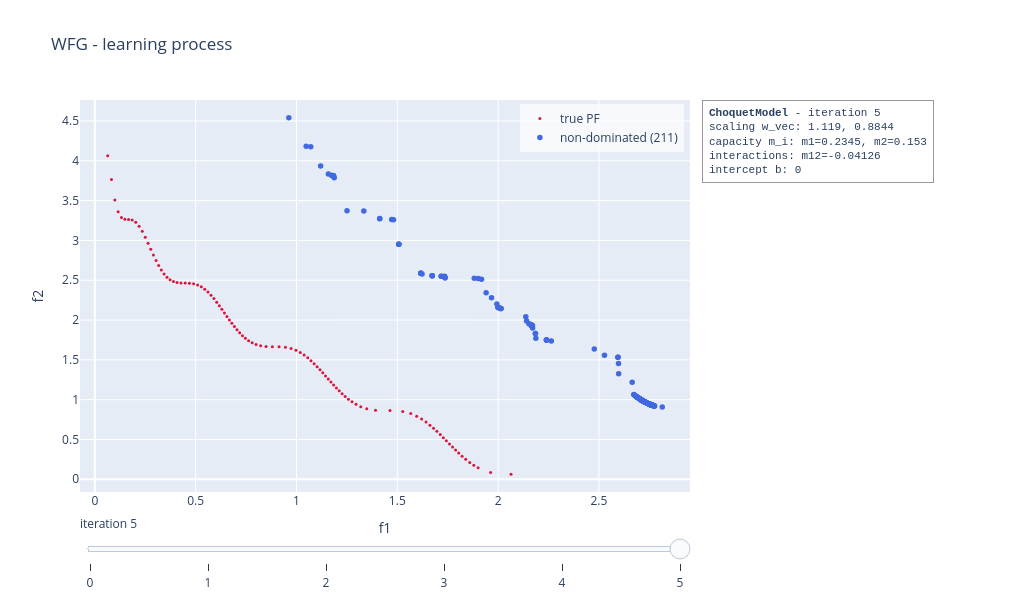

Notebook code cell kept with this figure:
### Code cell
choquet_model.visualise("learning", show = False)

### Figure 1 — Plotly figure (JSON) as saved in the notebook; plotly's stock layout.template omitted (floating-point values rounded to 4 significant figures; data arrays with more than 128 entries replaced by an {"elided": "..."} marker saying what was removed)
{"data": [{"marker": {"color": "crimson", "size": 3}, "mode": "markers", "name": "true PF", "type": "scatter", "x": [0.06395, 0.08268, 0.09945, 0.1155, 0.1319, 0.1491, 0.1672, 0.1854, 0.203, 0.2197, 0.2353, 0.2501, 0.264, 0.2775, 0.2906, 0.3036, 0.3166, 0.3298, 0.3435, 0.3579, 0.3732, 0.3897, 0.4077, 0.4272, 0.4479, 0.4691, 0.4899, 0.5096, 0.528, 0.5452, 0.5612, 0.5763, 0.5905, 0.6042, 0.6173, 0.6301, 0.6427, 0.655, 0.6674, 0.6797, 0.6922, 0.705, 0.7183, 0.7321, 0.7468, 0.7626, 0.78, 0.7997, 0.8224, 0.8491, 0.8803, 0.9136, 0.9452, 0.9731, 0.9973, 1.019, 1.038, 1.056, 1.072, 1.088, 1.102, 1.117, 1.13, 1.144, 1.157, 1.171, 1.184, 1.198, 1.212, 1.226, 1.241, 1.258, 1.275, 1.295, 1.319, 1.349, 1.392, 1.464, 1.527, 1.567, 1.596, 1.621, 1.642, 1.662, 1.68, 1.696, 1.713, 1.728, 1.743, 1.759, 1.774, 1.789, 1.804, 1.821, 1.839, 1.859, 1.879, 1.901, 1.963, 2.064], "y": [4.064, 3.765, 3.508, 3.359, 3.288, 3.266, 3.264, 3.256, 3.228, 3.179, 3.115, 3.041, 2.965, 2.889, 2.816, 2.748, 2.685, 2.629, 2.58, 2.539, 2.506, 2.484, 2.47, 2.465, 2.464, 2.463, 2.456, 2.441, 2.418, 2.387, 2.351, 2.312, 2.269, 2.225, 2.18, 2.135, 2.089, 2.045, 2.001, 1.959, 1.918, 1.878, 1.84, 1.804, 1.771, 1.741, 1.714, 1.692, 1.676, 1.666, 1.664, 1.663, 1.657, 1.642, 1.62, 1.591, 1.56, 1.525, 1.489, 1.452, 1.414, 1.375, 1.337, 1.298, 1.26, 1.222, 1.184, 1.147, 1.11, 1.075, 1.04, 1.006, 0.9726, 0.9414, 0.9119, 0.8861, 0.8678, 0.8638, 0.8516, 0.8249, 0.7926, 0.7566, 0.7184, 0.6799, 0.6406, 0.6016, 0.5613, 0.5229, 0.4847, 0.4439, 0.4051, 0.3675, 0.3302, 0.2906, 0.2519, 0.2122, 0.1768, 0.145, 0.08482, 0.06395]}, {"marker": {"color": "royalblue", "size": 5.5}, "mode": "markers", "name": "non-dominated (211)", "type": "scatter", "x": {"elided": "211 float values"}, "y": {"elided": "211 float values"}}], "layout": {"annotations": [{"align": "left", "bgcolor": "rgba(255,255,255,0.85)", "bordercolor": "#999999", "borderpad": 6, "borderwidth": 1, "font": {"family": "Courier New, monospace", "size": 11}, "showarrow": false, "text": "<b>ChoquetModel</b> - iteration 5<br>scaling w_vec: 1.119, 0.8844<br>capacity m_i: m1=0.2345, m2=0.153<br>interactions: m12=-0.04126<br>intercept b: 0", "x": 1.02, "xanchor": "left", "xref": "paper", "y": 1, "yanchor": "top", "yref": "paper"}], "height": 600, "legend": {"bgcolor": "rgba(255,255,255,0.7)", "x": 0.99, "xanchor": "right", "y": 0.99, "yanchor": "top"}, "margin": {"r": 330}, "showlegend": true, "sliders": [{"active": 5, "currentvalue": {"prefix": "iteration "}, "steps": [{"args": [["0"], {"frame": {"redraw": true}, "mode": "immediate"}], "label": "0", "method": "animate"}, {"args": [["1"], {"frame": {"redraw": true}, "mode": "immediate"}], "label": "1", "method": "animate"}, {"args": [["2"], {"frame": {"redraw": true}, "mode": "immediate"}], "label": "2", "method": "animate"}, {"args": [["3"], {"frame": {"redraw": true}, "mode": "immediate"}], "label": "3", "method": "animate"}, {"args": [["4"], {"frame": {"redraw": true}, "mode": "immediate"}], "label": "4", "method": "animate"}, {"args": [["5"], {"frame": {"redraw": true}, "mode": "immediate"}], "label": "5", "method": "animate"}]}], "title": {"text": "WFG - learning process"}, "width": 1020, "xaxis": {"range": [-0.07355, 2.952], "title": {"text": "f1"}}, "yaxis": {"range": [-0.1599, 4.764], "title": {"text": "f2"}}}}
